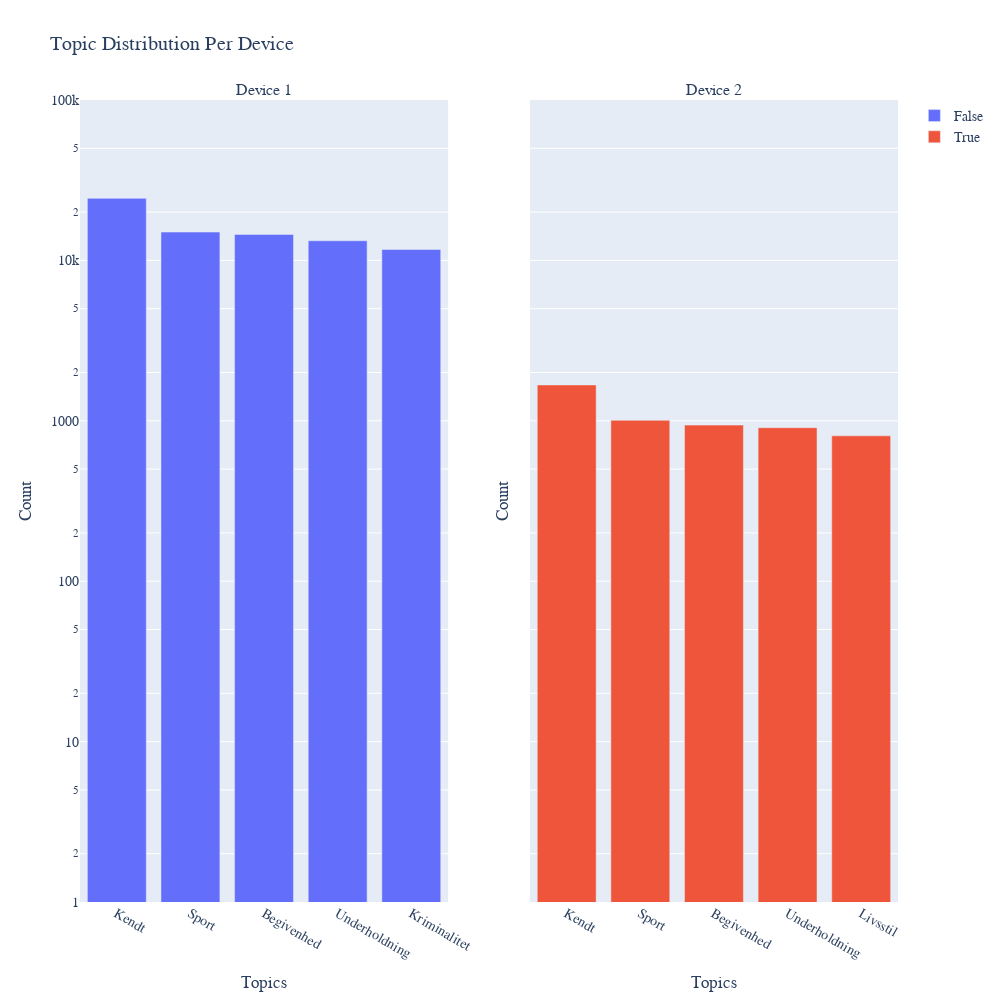

Here is the notebook cell this chart was saved with:
### Markdown cell above
#### Topic Distribution

### Code cell
# Get all the unique topics
topic_list = unique_subset_topics(df)
unique_topics = sorted(topic_list)

topic_feature_bar_distribution(
    df_ = df, feature_ = 'is_subscriber', yrange = [0, 5],
    topic_list_ = unique_topics , xaxis_title = 'Topics',
    yaxis_title = 'Count', title_ = 'Topic Distribution Per Device'
    )

### Figure 1 — Plotly figure (JSON) as saved in the notebook; plotly's stock layout.template omitted (floating-point values rounded to 4 significant figures)
{"data": [{"name": "False", "type": "bar", "x": ["Kendt", "Sport", "Begivenhed", "Underholdning", "Kriminalitet"], "xaxis": "x", "y": [24365, 15016, 14520, 13253, 11698], "yaxis": "y"}, {"name": "True", "type": "bar", "x": ["Kendt", "Sport", "Begivenhed", "Underholdning", "Livsstil"], "xaxis": "x2", "y": [1674, 1007, 940, 906, 806], "yaxis": "y2"}], "layout": {"annotations": [{"font": {"size": 16}, "showarrow": false, "text": "Device 1", "x": 0.225, "xanchor": "center", "xref": "paper", "y": 1, "yanchor": "bottom", "yref": "paper"}, {"font": {"size": 16}, "showarrow": false, "text": "Device 2", "x": 0.775, "xanchor": "center", "xref": "paper", "y": 1, "yanchor": "bottom", "yref": "paper"}], "font": {"family": "Courier New, monospace", "size": 14}, "height": 1000, "title": {"text": "Topic Distribution Per Device"}, "uniformtext": {"minsize": 8, "mode": "hide"}, "width": 1000, "xaxis": {"anchor": "y", "domain": [0, 0.45], "title": {"text": "Topics"}}, "xaxis2": {"anchor": "y2", "domain": [0.55, 1], "title": {"text": "Topics"}}, "yaxis": {"anchor": "x", "domain": [0, 1], "range": [0, 5], "title": {"text": "Count"}, "type": "log"}, "yaxis2": {"anchor": "x2", "domain": [0, 1], "matches": "y", "range": [0, 5], "showticklabels": false, "title": {"text": "Count"}, "type": "log"}}}
